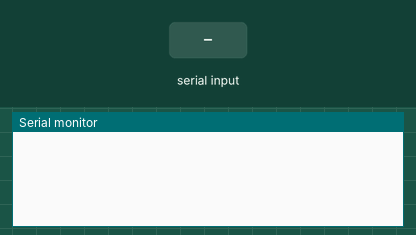
The sketch below on a simulated Arduino Uno, built with avr-gcc and run on an emulated ATmega328P. On the bench: the last lines printed to the serial monitor. The inputs (shaded band) are chosen by the test bench.

Above: at 0.8 s.
0.9 s: "K 0\n" received over the second serial link
At 1.6 s:
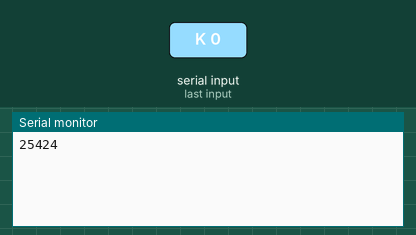
2.5 s: "K 0\n" received over the second serial link
At 2.81 s:
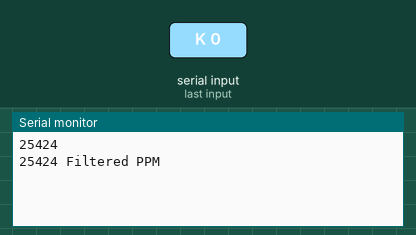

Measured:
- after the input at 0.9 s, the serial monitor: prints a new line after 0.10 s (image 1)
- after the input at 2.5 s, the serial monitor: prints a new line after 0.10 s (image 2)

The sketch:

CO2read.ino.ino
```cpp
//final CO2 Sensor algo
//feel free to add anything

//COZIR sensor initialization
#include <SoftwareSerial.h>
SoftwareSerial mySerial(12, 13); // RX, TX pins on Ardunio

//global variables
int co2 =0;
double multiplier = 1;// 1 for 2% =20000 PPM, 10 for 20% = 200,000 PPM
double prev[3];
uint8_t buffer[25];
uint8_t ind =0;
uint8_t index =0;

int fill_buffer();  // function prototypes here
int format_output();


//copyrights
/*
AN128_ardunio_cozir CO2 Demonstration code 11/29/2017 Runs on Ardunio UNO, MEGA or MEGA2560
  Written by: Marv Kausch 11/22/2016 or Co2meter.com
  Revised 11/29/17 by John Houck

  This sketch connects a COZIR sensor and reports readings back to the host computer over USB.
  The value is stored in a global variable 'co2' and can be used for any number of applications.

  pin connections:

  Arduino________COZIR Sensor
   GND ------------------ 1 (gnd)
   3.3v------------------- 3 (Vcc)
    13 -------------------- 5 (Rx)
    12 -------------------- 7 (Tx)
*/

//Edits by UT BME Team 5 SeniorDesign (Kolby Killion and Matthew Hall)
// Created previous value buffer for CO2 sensor
// added variables to ensure accuracy of values
// lowered refresh rate
// Last Edit CO2 03/08

void setup() {
  // begins CO2 print with test to serial port ONLY
Serial.begin(9600);
  //Serial.print("\n\n");
  //Serial.println("             AN128 Ardunio to Cozir CO2 Sensor - Demonstration code 11/29/2017\n\n");
  mySerial.begin(9600); // Start serial communications with sensor
  //mySerial.println("K 0");  // Set Command mode
  mySerial.println("M 6"); // send Mode for Z and z outputs
  // "Z xxxxx z xxxxx" (CO2 filtered and unfiltered)

  mySerial.println("K 1");  // set streaming mode
  fill_buffer();


}

void loop() {
  // put your main code here, to run repeatedly:
  index = 8; //filters output to correct value from raw data (binary to PPM)
  while(format_output() < 0){
  delay(20);
  fill_buffer();
  delay(20);
  }
  Serial.println();
  fill_buffer(); // function call that reacds CO2 sensor and fills buffer
  /* Serial.print("Buffer contains: ");     // Uncomment for raw output
 // for(int j=0; j<ind; j++)Serial.print(buffer[j],HEX);
 index = 0;
 format_output();
 Serial.print(" Raw PPM        ");

*/

  index = 8;  // In ASCII buffer, filtered value is offset from raw by 8 bytes
  format_output();
  Serial.println(" Filtered PPM\n");
  delay(200);
}

int fill_buffer(void){
// Fill buffer with sensor ascii data
//partially edited from freedomain ascii code (Marv Kausch and Rev by John Houck)
  ind = 0;
  while(buffer[ind-1] != 0x0A){  // Read sensor and fill buffer up to 0XA = CR
    if(mySerial.available()){
      buffer[ind] = mySerial.read();
      ind++;
      }
    }
  // buffer() now filled with sensor ascii data
  // ind contains the number of characters loaded into buffer up to 0xA =  CR
  ind = ind -2; // decrement buffer to exactly match last numerical character
  }

 int format_output(void){ // read buffer, extract 6 ASCII chars, convert to PPM and print
   co2 = buffer[15-index]-0x30;
  co2 = co2+((buffer[14-index]-0x30)*10);
  co2 +=(buffer[13-index]-0x30)*100;
  co2 +=(buffer[12-index]-0x30)*1000;
  co2 +=(buffer[11-index]-0x30)*10000;
  delay(100);
  //Serial.print("\n CO2 = ");

  Serial.print(co2*multiplier,0);
// Serial.print(" PPM,");
//    Serial.print("\n");
return co2*multiplier;
 }
```
